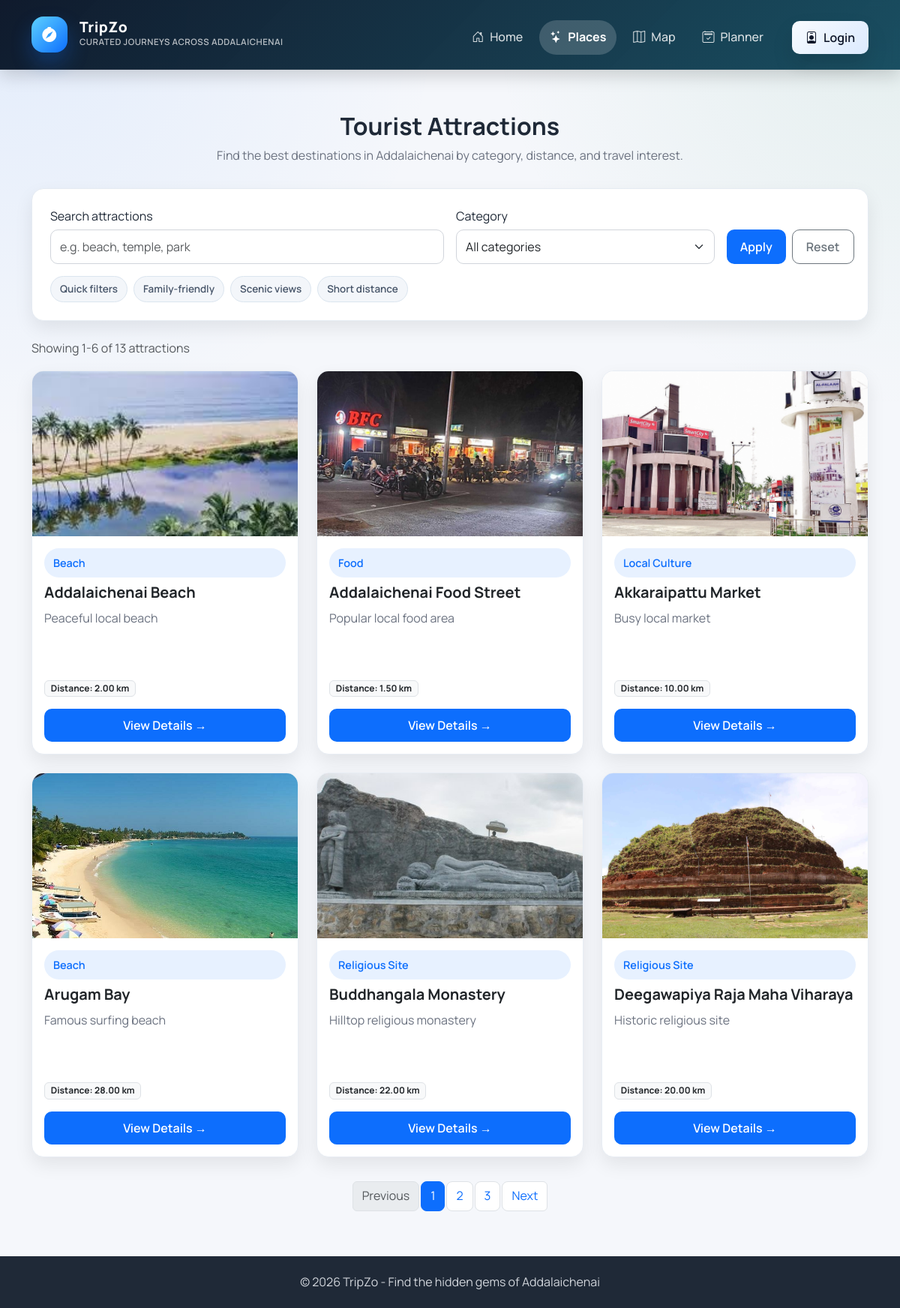
Page /places.php on the committed database.
### tables this page shows
CREATE TABLE `attractions` (
  `attraction_id` int(11) NOT NULL AUTO_INCREMENT,
  `category_id` int(11) DEFAULT NULL,
  `name` varchar(150) NOT NULL,
  `short_description` varchar(255) DEFAULT NULL,
  `description` text DEFAULT NULL,
  `address` varchar(255) DEFAULT NULL,
  `latitude` decimal(10,8) DEFAULT NULL,
  `longitude` decimal(11,8) DEFAULT NULL,
  `opening_hours` varchar(100) DEFAULT NULL,
  `contact_info` varchar(100) DEFAULT NULL,
  `image` varchar(255) DEFAULT NULL,
  `safety_notes` text DEFAULT NULL,
  `rating` decimal(2,1) DEFAULT 0.0,
  `distance_km` decimal(5,2) DEFAULT NULL,
  PRIMARY KEY (`attraction_id`),
  KEY `category_id` (`category_id`),
  CONSTRAINT `attractions_ibfk_1` FOREIGN KEY (`category_id`) REFERENCES `categories` (`category_id`)
);

CREATE TABLE `categories` (
  `category_id` int(11) NOT NULL AUTO_INCREMENT,
  `name` varchar(100) NOT NULL,
  PRIMARY KEY (`category_id`)
);

### places.php (the view, shortened to what this page needs)
<?php
include 'db.php';
include 'navbar.php';
$search = trim($_GET['q'] ?? '');
$page = isset($_GET['page']) ? max(1, (int) $_GET['page']) : 1;
$perPage = 6;
$offset = ($page - 1) * $perPage;
$whereClause = '';
$bindParams = [];
$bindTypes = '';
$countSql = "SELECT COUNT(*) AS total
             FROM attractions
             LEFT JOIN categories ON attractions.category_id = categories.category_id" . $whereClause;
$countStmt = $conn->prepare($countSql);
$countStmt->execute();
$totalResult = $countStmt->get_result()->fetch_assoc();
$totalAttractions = (int) ($totalResult['total'] ?? 0);
$totalPages = max(1, (int) ceil($totalAttractions / $perPage));
$dataSql = "SELECT attractions.*, categories.name AS category_name
            FROM attractions
            LEFT JOIN categories ON attractions.category_id = categories.category_id"
            . $whereClause .
            " ORDER BY attractions.name ASC LIMIT ? OFFSET ?";
$dataStmt = $conn->prepare($dataSql);
if ($bindTypes === 'ssi') {
    $dataStmt->bind_param('ssiii', $bindParams[0], $bindParams[1], $bindParams[2], $perPage, $offset);
} elseif ($bindTypes === 'ss') {
    $dataStmt->bind_param('ssii', $bindParams[0], $bindParams[1], $perPage, $offset);
} elseif ($bindTypes === 'i') {
    $dataStmt->bind_param('iii', $bindParams[0], $perPage, $offset);
} else {
    $dataStmt->bind_param('ii', $perPage, $offset);
}
$dataStmt->execute();
$result = $dataStmt->get_result();
?>
<div class="container mt-5">
    <div class="page-header text-center">
        <h2>Tourist Attractions</h2>
        <p>Find the best destinations in Addalaichenai by category, distance, and travel interest.</p>
    </div>
    <div class="content-box content-box-soft mb-4" data-aos="fade-up">
        <form method="GET" action="places.php" class="row g-3 align-items-end">
            <div class="col-lg-6">
                <label for="q" class="form-label mb-1">Search attractions</label>
                <input type="text" id="q" name="q" class="form-control" placeholder="e.g. beach, temple, park" value="<?php echo htmlspecialchars($search); ?>">
            </div>
            <div class="col-lg-4">
                <label for="category" class="form-label mb-1">Category</label>
                <select id="category" name="category" class="form-select">
                    <option value="0">All categories</option>
                </select>
            </div>
            <div class="col-lg-2 d-grid d-lg-flex gap-2">
                <button type="submit" class="btn btn-primary w-100">Apply</button>
                <a href="places.php" class="btn btn-outline-secondary w-100">Reset</a>
            </div>
        </form>
        <div class="d-flex flex-wrap gap-2 mt-3">
            <span class="muted-chip">Quick filters</span>
            <span class="muted-chip">Family-friendly</span>
            <span class="muted-chip">Scenic views</span>
            <span class="muted-chip">Short distance</span>
        </div>
    </div>
    <?php if ($totalAttractions > 0) { ?>
        <div class="d-flex justify-content-between align-items-center mb-3 flex-wrap gap-2">
            <p class="mb-0 text-muted">Showing <?php echo $offset + 1; ?>-<?php echo min($offset + $perPage, $totalAttractions); ?> of <?php echo $totalAttractions; ?> attractions</p>
        </div>
        <div class="row">
            <?php while ($row = $result->fetch_assoc()) { ?>
                <div class="col-md-6 col-lg-4 mb-4" data-aos="zoom-in-up">
                    <div class="card card-subtle h-100">
                        <img src="images/<?php echo htmlspecialchars($row['image']); ?>"
                             class="card-img-top"
                             alt="<?php echo htmlspecialchars($row['name']); ?>"
                             loading="lazy"
                             onerror="this.onerror=null;this.src='https://placehold.co/800x500?text=No+Image';">
                        <div class="card-body d-flex flex-column">
                            <span class="badge-soft mb-2"><?php echo htmlspecialchars($row['category_name'] ?? 'Uncategorized'); ?></span>
                            <h5 class="card-title"><?php echo htmlspecialchars($row['name']); ?></h5>
                            <p class="card-text line-clamp-3"><?php echo htmlspecialchars($row['short_description']); ?></p>
                            <p class="mb-3"><span class="badge bg-light text-dark border">Distance: <?php echo htmlspecialchars($row['distance_km']); ?> km</span></p>
                            <div class="mt-auto">
                                <a href="place-details.php?id=<?php echo (int) $row['attraction_id']; ?>" class="btn btn-primary w-100">View Details &rarr;</a>
                            </div>
                        </div>
                    </div>
                </div>
            <?php } ?>
        </div>
        <?php if ($totalPages > 1) {
            $queryBase = [];
        ?>
            <nav aria-label="Attractions pagination" class="mt-2">
                <ul class="pagination justify-content-center">
                    <?php
                    $prevDisabled = $page <= 1 ? ' disabled' : '';
                    $prevQuery = http_build_query(array_merge($queryBase, ['page' => max(1, $page - 1)]));
                    ?>
                    <li class="page-item<?php echo $prevDisabled; ?>">
                        <a class="page-link" href="places.php?<?php echo htmlspecialchars($prevQuery); ?>">Previous</a>
                    </li>
                    <?php for ($i = 1; $i <= $totalPages; $i++) {
                        $pageQuery = http_build_query(array_merge($queryBase, ['page' => $i]));
                        $activeClass = $i === $page ? ' active' : '';
                    ?>
                        <li class="page-item<?php echo $activeClass; ?>">
                            <a class="page-link" href="places.php?<?php echo htmlspecialchars($pageQuery); ?>"><?php echo $i; ?></a>
                        </li>
                    <?php } ?>
                    <?php
                    $nextDisabled = $page >= $totalPages ? ' disabled' : '';
                    $nextQuery = http_build_query(array_merge($queryBase, ['page' => min($totalPages, $page + 1)]));
                    ?>
                    <li class="page-item<?php echo $nextDisabled; ?>">
                        <a class="page-link" href="places.php?<?php echo htmlspecialchars($nextQuery); ?>">Next</a>
                    </li>
                </ul>
            </nav>
        <?php } ?>
    <?php } ?>
</div>
<?php include 'footer.php'; ?>

### css/style.css (style rules this page uses)
:root { --primary-color: #0d6efd; --secondary-color: #198754; --dark-color: #1f2937; --light-bg: #f5f7fb; --card-bg: #ffffff; --text-color: #1f2937; --muted-text: #6b7280; --border-radius: 16px; --shadow: 0 10px 25px rgba(0, 0, 0, 0.08); }
body { background: radial-gradient(circle at top left, rgba(13, 110, 253, 0.08), transparent 28%), radial-gradient(circle at top right, rgba(25, 135, 84, 0.08), transparent 26%), var(--light-bg); font-family: 'Manrope', Arial, sans-serif; color: var(--text-color); margin: 0; padding: 0; line-height: 1.6; text-rendering: optimizeLegibility; }
h1, h2, h3, h4, h5 { font-weight: 700; color: var(--dark-color); }
p { color: var(--muted-text); line-height: 1.6; }
a { text-underline-offset: 3px; }
.card { border: none; border-radius: var(--border-radius); box-shadow: var(--shadow); overflow: hidden; transition: transform 0.25s ease, box-shadow 0.25s ease; background-color: var(--card-bg); }
.card img { block-size: 220px; object-fit: cover; }
.line-clamp-3 { display: -webkit-box; line-clamp: 3; -webkit-line-clamp: 3; -webkit-box-orient: vertical; overflow: hidden; min-height: 76px; }
.card-title { font-weight: 700; margin-block-end: 10px; }
.card-subtle { border: 1px solid #e8edf4; }
.btn { border-radius: 10px; font-weight: 600; padding: 10px 18px; transition: transform 0.16s ease, box-shadow 0.2s ease, filter 0.2s ease; }
.btn-primary { background-color: var(--primary-color); border: none; }
.form-control, .form-select, textarea { border-radius: 10px; padding: 10px 12px; border: 1px solid #d1d5db; box-shadow: none; }
.page-header { margin-block-end: 30px; padding-top: 8px; }
.page-header h2 { margin-block-end: 8px; }
.pagination .page-link { border-radius: 8px; margin: 0 3px; }
.pagination .page-item.active .page-link { background-color: var(--primary-color); border-color: var(--primary-color); }
.content-box { background: white; border-radius: var(--border-radius); box-shadow: var(--shadow); padding: 24px; }
.content-box-soft { border: 1px solid #e5ebf2; }
.badge-soft { background-color: #e7f1ff; color: var(--primary-color); padding: 8px 12px; border-radius: 999px; font-size: 0.9rem; font-weight: 600; }
.muted-chip { display: inline-flex; align-items: center; gap: 6px; background: #f3f6fa; color: #475569; border: 1px solid #dbe5ef; border-radius: 999px; padding: 6px 12px; font-size: 0.84rem; font-weight: 600; }

### rows in the picture
attractions: image (picture), category.name "Beach", name "Addalaichenai Beach", short_description "Peaceful local beach", distance_km "2.00"
attractions: image (picture), category.name "Food", name "Addalaichenai Food Street", short_description "Popular local food area", distance_km "1.50"
attractions: image (picture), category.name "Local Culture", name "Akkaraipattu Market", short_description "Busy local market", distance_km "10.00"
attractions: image (picture), category.name "Beach", name "Arugam Bay", short_description "Famous surfing beach", distance_km "28.00"
attractions: image (picture), category.name "Religious Site", name "Buddhangala Monastery", short_description "Hilltop religious monastery", distance_km "22.00"
attractions: image (picture), category.name "Religious Site", name "Deegawapiya Raja Maha Viharaya", short_description "Historic religious site", distance_km "20.00"

### other values in the picture
$offset + 1 "1"
min($offset + $perPage, $totalAttractions) "6"
$totalAttractions "13"
